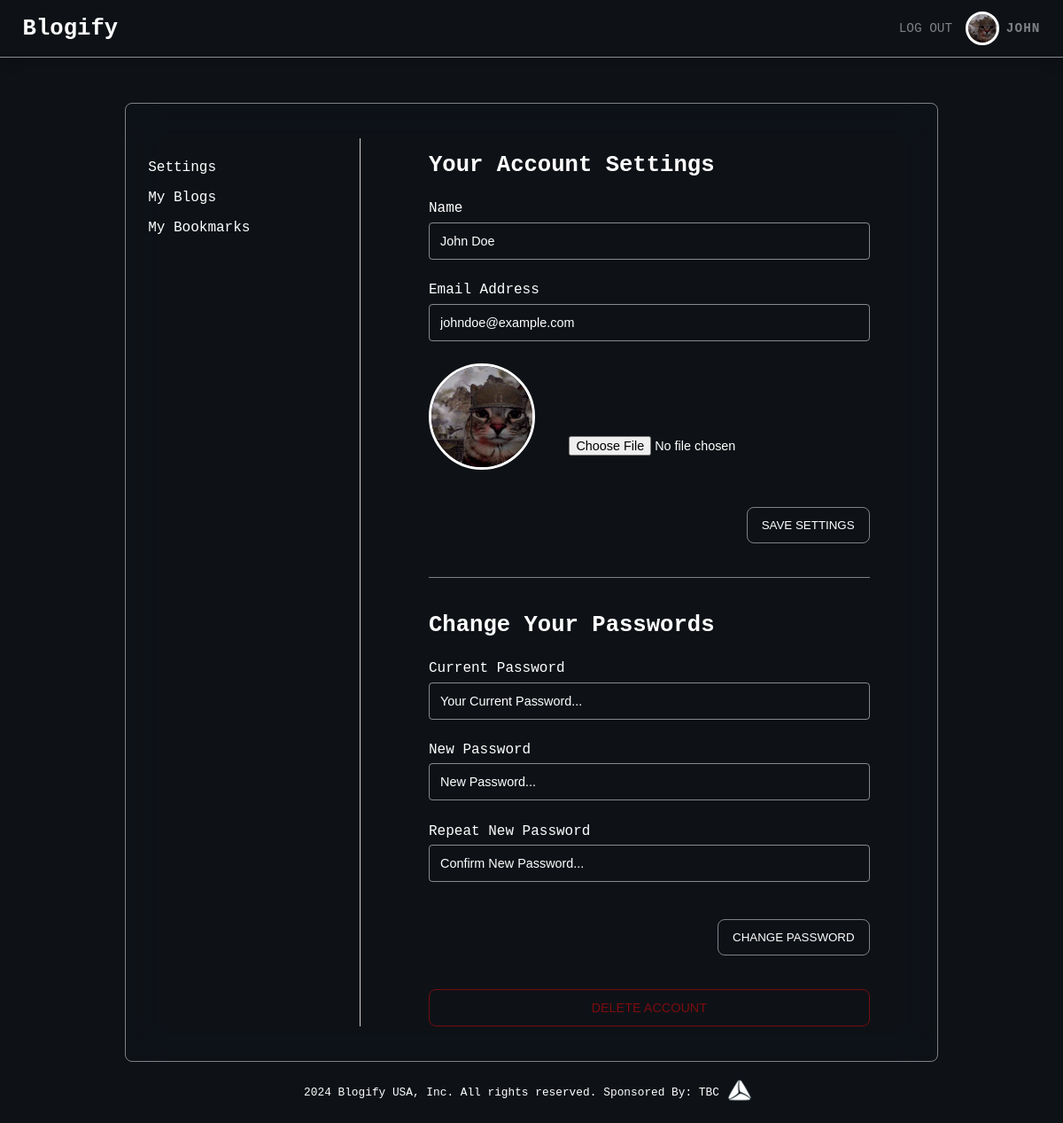
The app's page /me (signed in) with its own data.
### models.py (models this page shows, shortened)
class User(db.Model, UserMixin):
    id = db.Column(db.Integer, primary_key=True)
    name = db.Column(db.String, nullable=False)
    email = db.Column(db.String, nullable=False, unique=True)
    password = db.Column(db.String, nullable=False)
    image = db.Column(db.String, nullable=False, default="default_user.jpg")
    role = db.Column(db.String, nullable=False, default="user")

### routes.py (the view)
@app.route("/me")
@login_required
def renderUser():
    update_form = UpdateUserForm()
    password_form = ChangePasswordForm()
    return render_template(
        "profile.html",
        title="Profile",
        form1=update_form,
        form2=password_form,
    )

### forms.py (shortened to what this page needs)
class UpdateUserForm(FlaskForm):
    name = StringField("Updated Name")
    email = EmailField("Updated Email")
    image = FileField(
        "Update Image", validators=[FileAllowed(["jpg", "png", "jpeg", "webp"])]
    )
    submit = SubmitField("SAVE SETTINGS")

class ChangePasswordForm(FlaskForm):
    current_password = PasswordField(
        "Your Current Password...",
        validators=[DataRequired("Current Password is necessary to change password!")],
    )
    new_password = PasswordField(
        "New Password...",
        validators=[DataRequired("New Password is necessary to change password!")],
    )
    confirm_password = PasswordField(
        "Confirm New Password...",
        validators=[
            DataRequired("Confirming the Password is necessary to change password!"),
            EqualTo("new_password", "Passwords are not the same!"),
        ],
    )
    submit = SubmitField("CHANGE PASSWORD")

### models.py (called while the page is built)
@login_manager.user_loader
def load_user(user_id):
    return User.query.get(user_id)

### templates/profile.html (shortened to what this page needs)
{% extends "base.html" %} {% block content %}
<main class="profile">
	<div class="profile__container">
		<aside class="profile__sidebar">
			<p class="profile__link">
				<a href="#">Settings</a>
			</p>
			<p class="profile__link">
				<a href="/my_blogs">My Blogs</a>
			</p>
			<p class="profile__link">
				<a href="/my_bookmarks">My Bookmarks</a>
			</p>
		</aside>
		<section class="profile__content">
			<div class="profile__account">
				<h2 class="heading-secondary profile__heading">Your Account Settings</h2>
				<form
					class="profile__form profile__form-update"
					method="POST"
					action="/user/update_me"
					enctype="multipart/form-data"
				>
					<div class="profile__form-box">
						<label class="profile__form-name" for="name">Name</label>
						{{form1.name(class="profile__form-field", value=current_user.name)}}
					</div>
					<div class="profile__form-box">
						<label class="profile__form-name" for="email">Email Address</label>
						{{form1.email(class="profile__form-field", value=current_user.email )}}
					</div>
					<div class="profile__form-container">
						<div class="profile__form-image">
							<img
								src="/static/images/users/{{current_user.image}}"
								alt="Profile Picture of the User"
								class="profile__image"
							/>
						</div>
						{{form1.image(class="profile__form-picture")}}
					</div>
					{{form1.submit(class="profile__save btn--save")}}
				</form>
			</div>
			<div class="profile__change-password">
				<h2 class="heading-secondary profile__heading">Change Your Passwords</h2>
				<form class="profile__form profile__form-password" method="POST" action="/user/change_password">
					<div class="profile__form-box">
						<label class="profile__form-name" for="password">Current Password</label>
						{{form2.current_password(class="profile__form-field",
						placeholder=form2.current_password.label.text ) }}
					</div>
					<div class="profile__form-box">
						<label class="profile__form-name" for="new-password">New Password</label>
						{{form2.new_password(class="profile__form-field", placeholder=form2.new_password.label.text ) }}
					</div>
					<div class="profile__form-box">
						<label class="profile__form-name" for="new-password-confirm">Repeat New Password</label>
						{{form2.confirm_password(class="profile__form-field",
						placeholder=form2.confirm_password.label.text ) }}
					</div>
					{{form2.submit(class="profile__save btn--save")}}
				</form>
			</div>
			<button class="btn btn--delete-acc">
				<a href="/user/delete_me">DELETE ACCOUNT</a>
			</button>
		</section>
	</div>
</main>
{% endblock %}

### templates/_header.html
<header class="header">
	<h2 class="heading-secondary header__logo"><a href="/">Blogify</a></h2>
	{% if current_user.is_authenticated %}
	<div class="header__user">
		<div class="header__user-logout">
			<a class="header__user-logout-link" href="/user/logout">Log Out</a>
		</div>
		<div class="header__user-img">
			<a class="header__user-link" href="/me">
				<img src="/static/images/users/{{current_user.image}}" alt="Image of the User" />
			</a>
		</div>
		<div class="header__user-content">
			<p class="header__user-name">{{current_user.name.split(' ')[0].upper()}}</p>
		</div>
	</div>
	{% else %}
	<div class="header__options">
		<a href="/login" class="btn-login">Log In</a>
		<a href="/signup" class="btn-signup">Sign Up</a>
	</div>
	{% endif %}
</header>

### static/css/style.css (style rules this page uses)
*, *::before, *::after { margin: 0; padding: 0; box-sizing: inherit; }
html { font-size: 62.5%; }
@media only screen and (max-width: 1200px) { html { font-size: 50%; } }
body { box-sizing: border-box; font-size: 1.6rem; font-family: monospace; overflow-x: hidden; background-color: #0e1217; width: 100%; }
a { text-decoration: none; }
.heading-secondary { color: #ffffff; font-size: 3.2rem; }
.header { display: flex; align-items: center; justify-content: space-between; width: 100%; box-shadow: 0 0 2rem rgba(0, 0, 0, 0.3); padding: 2rem 3.2rem; background-color: transparent; border-bottom: 1px solid rgba(255, 255, 255, 0.5); }
.header__logo a { color: inherit; transition: all 0.3s; }
.header__user { display: flex; align-items: center; gap: 1.3rem; }
.header__user-img { width: 4rem; height: 4rem; border-radius: 50%; outline: 3px solid #ffffff; overflow: hidden; transition: all 0.3s; }
.header__user-img img { width: 100%; height: 100%; }
.header__user-content { color: rgba(255, 255, 255, 0.47); font-size: 1.8rem; font-weight: 600; letter-spacing: 1px; }
.header__user-logout { margin-right: 1rem; transition: all 0.3s; }
.header__user-logout-link { font-size: 1.8rem; text-transform: uppercase; color: rgba(255, 255, 255, 0.47); }
.btn { width: 100%; border: none; cursor: pointer; }
.btn--save { padding: 1.5rem 2rem; color: #ffffff; border: 1px solid rgba(255, 255, 255, 0.47); border-radius: 1rem; background-color: transparent; transition: all 0.3s; }
.btn--delete-acc { padding: 1.5rem 2rem; background-color: transparent; backdrop-filter: blur(1rem); border: 1px solid rgba(234, 8, 8, 0.47); border-radius: 1rem; font-size: 1.8rem; font-weight: 500; transition: all 0.3s; color: rgba(234, 8, 8, 0.9803921569); }
.btn--delete-acc a { color: rgba(234, 8, 8, 0.5); }
.profile { min-height: 100vh; margin-top: 6.4rem; display: flex; justify-content: center; }
.profile__container { backdrop-filter: blur(2.5rem); border: 1px solid rgba(255, 255, 255, 0.47); border-radius: 1rem; display: grid; grid-template-columns: 30rem 75rem; gap: 3.2rem; padding: 4.8rem 3.2rem; }
.profile__sidebar { width: 100%; border-right: 1px solid rgba(255, 255, 255, 0.8); padding: 2rem 0 3.2rem 0; display: flex; flex-direction: column; }
.profile__account { border-bottom: 1px solid rgba(255, 255, 255, 0.47); display: flex; flex-direction: column; }
.profile__change-password { margin-top: 4.8rem; }
.profile__heading { margin: 2rem 0 3.2rem 0; color: #ffffff; }
.profile__link { width: 100%; padding: 1rem 0; font-size: 2rem; color: #ffffff; }
.profile__link a { color: #ffffff; font-size: inherit; }
.profile__content { width: 100%; padding: 0 6.4rem; }
.profile__form { display: flex; flex-direction: column; gap: 3.2rem; }
.profile__form-box { width: 100%; display: flex; flex-direction: column; gap: 0.8rem; }
.profile__form-name { color: #ffffff; font-size: 2rem; }
.profile__form-field { width: 100%; border-radius: 0.5rem; background-color: transparent; border: 1px solid rgba(255, 255, 255, 0.5); color: #ffffff; padding: 1.5rem; font-size: 1.8rem; }
.profile__form-field::placeholder { color: #ffffff; }
.profile__form-container { display: flex; gap: 4.8rem; }
.profile__form-image { width: 15rem; height: 15rem; object-fit: cover; object-position: center; }
.profile__form-picture { align-self: flex-end; font-size: 1.8rem; color: #ffffff; margin-bottom: 2rem; }
.profile__image { width: 100%; height: 100%; border: 3px solid #ffffff; border-radius: 50%; object-fit: cover; object-position: center; }
.profile__save { align-self: flex-end; margin: 2rem 0 4.8rem 0; }

### records on screen
User: image (picture), name.split "JOHN", name "John Doe", email "johndoe@example.com"
